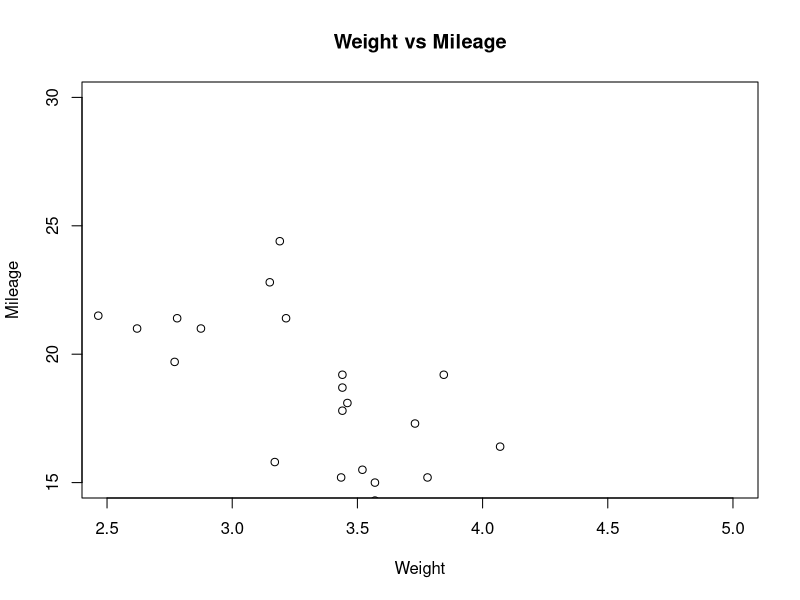

This chart was generated by the following R code:
#Fetching two columns from mtcars
data <- mtcars[, c('wt', 'mpg')]

# Giving a name to the chart file.
png(file = "scatterplot.png")

# Plotting the chart for cars with weight between 2.5 to 5 and mileage between 15 and 30.
plot(x = data$wt, y = data$mpg, xlab = "Weight", ylab = "Mileage", xlim = c(2.5, 5), ylim = c(15, 30), main = "Weight vs Mileage")

# Saving the file.
dev.off()
